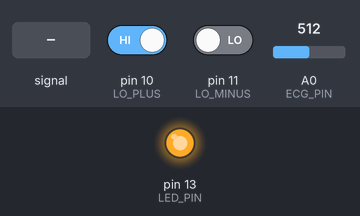
Recording of a sketch running on a simulated Arduino Uno, built with avr-gcc and run on an emulated ATmega328P. On the bench: output pins drawn as LEDs (lit = HIGH). Dashed ring = blinking. The inputs (shaded band) are chosen by the test bench; at power-on: pin 10 (LO_PLUS) HIGH, pin 11 (LO_MINUS) LOW, A0 (ECG_PIN) = 512. What the sketch prints to the serial monitor is not drawn.

Above: at 2.2 s.
2.3 s: pin 10 (LO_PLUS) driven LOW
At 3.2 s:
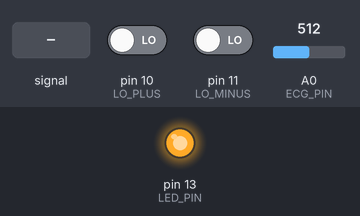
3.8 s: A0 (ECG_PIN) fed a 200 Hz sine of ±81 counts around its level
At 4.0 s:
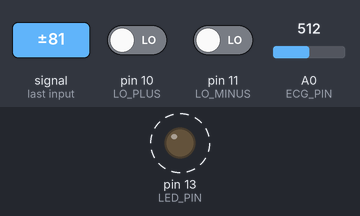
6.8 s: pin 11 (LO_MINUS) driven HIGH
At 7.26 s:
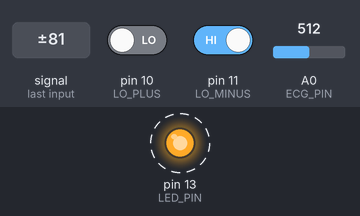
Timing chart, 0 to 15.8 s (numbered marks = the images above; inputs shaded):
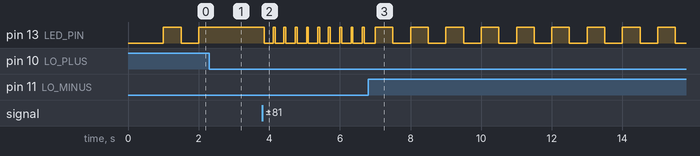

The sketch:

ad8232_ecg_monitor.ino
```cpp
/*
 * ═══════════════════════════════════════════════════════
 *   AD8232 ECG Monitor - UART Serial Output
 *   3-Lead (LA, RA, RL) Configuration
 * ═══════════════════════════════════════════════════════
 *
 *  Serial Output Format: "value,leadOff\n"
 *    value   = 10-bit ADC reading (0-1023)
 *    leadOff = 1 if leads are disconnected, 0 if OK
 *
 *  Baud Rate: 115200
 *  Sampling Rate: ~250 Hz
 */

// ─── Pin Definitions ─────────────────────────────────
const int ECG_PIN    = A0;   // AD8232 OUTPUT pin
const int LO_PLUS    = 10;   // AD8232 LO+ (Leads Off+)
const int LO_MINUS   = 11;   // AD8232 LO- (Leads Off-)
const int LED_PIN    = 13;   // Onboard LED for heartbeat

// ─── Configuration ───────────────────────────────────
const unsigned long SAMPLE_INTERVAL_US = 4000;  // 4ms = 250Hz
const unsigned long BAUD_RATE = 115200;

// ─── Variables ───────────────────────────────────────
unsigned long lastSampleTime = 0;
int ecgValue = 0;
bool leadsOff = false;
int peakValue = 0;
int troughValue = 1023;
bool ledState = false;
int lastValue = 512;
int threshold = 600;
unsigned long lastBeatTime = 0;

// ─── Adaptive Threshold ─────────────────────────────
int adaptiveHigh = 600;
int adaptiveLow = 400;
const float DECAY_FACTOR = 0.995;

void setup() {
  // Initialize Serial (UART)
  Serial.begin(BAUD_RATE);

  // Configure pins
  pinMode(LO_PLUS, INPUT);
  pinMode(LO_MINUS, INPUT);
  pinMode(LED_PIN, OUTPUT);
  pinMode(ECG_PIN, INPUT);

  // Startup message
  Serial.println("AD8232_ECG_INIT");
  Serial.println("FORMAT:value,leadOff");
  Serial.println("RATE:250Hz");
  Serial.println("---");

  // Allow sensor to stabilize
  delay(1000);

  lastSampleTime = micros();
}

void loop() {
  unsigned long currentTime = micros();

  // Precise timing for consistent sampling rate
  if (currentTime - lastSampleTime >= SAMPLE_INTERVAL_US) {
    lastSampleTime += SAMPLE_INTERVAL_US;

    // Check leads-off detection
    leadsOff = (digitalRead(LO_PLUS) == 1) ||
               (digitalRead(LO_MINUS) == 1);

    // Read ECG analog value (10-bit: 0-1023)
    ecgValue = analogRead(ECG_PIN);

    // ─── Beat Detection (for LED) ──────────────
    if (!leadsOff) {
      // Update adaptive threshold
      if (ecgValue > adaptiveHigh) {
        adaptiveHigh = ecgValue;
      }
      if (ecgValue < adaptiveLow) {
        adaptiveLow = ecgValue;
      }

      // Decay thresholds
      adaptiveHigh *= DECAY_FACTOR;
      adaptiveLow = adaptiveLow + (1 - DECAY_FACTOR) *
                     (512 - adaptiveLow);

      // Calculate dynamic threshold
      threshold = (adaptiveHigh + adaptiveLow) / 2 +
                  (adaptiveHigh - adaptiveLow) * 0.3;

      // Rising edge detection
      if (ecgValue > threshold && lastValue <= threshold) {
        unsigned long beatInterval = currentTime - lastBeatTime;

        // Debounce: minimum 300ms between beats (200 BPM max)
        if (beatInterval > 300000) {
          lastBeatTime = currentTime;
          digitalWrite(LED_PIN, HIGH);
          ledState = true;
        }
      }

      // Turn off LED after 50ms
      if (ledState && (currentTime - lastBeatTime > 50000)) {
        digitalWrite(LED_PIN, LOW);
        ledState = false;
      }
    } else {
      // Leads off - blink LED as warning
      if ((currentTime / 500000) % 2 == 0) {
        digitalWrite(LED_PIN, HIGH);
      } else {
        digitalWrite(LED_PIN, LOW);
      }
    }

    lastValue = ecgValue;

    // ─── Send Data via UART ────────────────────
    // Format: "value,leadOff\n"
    Serial.print(ecgValue);
    Serial.print(',');
    Serial.println(leadsOff ? 1 : 0);
  }
}
```

Measured:
- after the input at 2.3 s, pin 13 (LED_PIN): stays HIGH (without the input it goes to LOW after 0.20 s)
- after the input at 3.8 s, pin 13 (LED_PIN): alternates HIGH for 0.05 s and LOW for 0.27 s, starting after 0.05 s
- after the input at 6.8 s, pin 13 (LED_PIN): alternates HIGH for 0.50 s and LOW for 0.50 s, starting after 0.20 s
